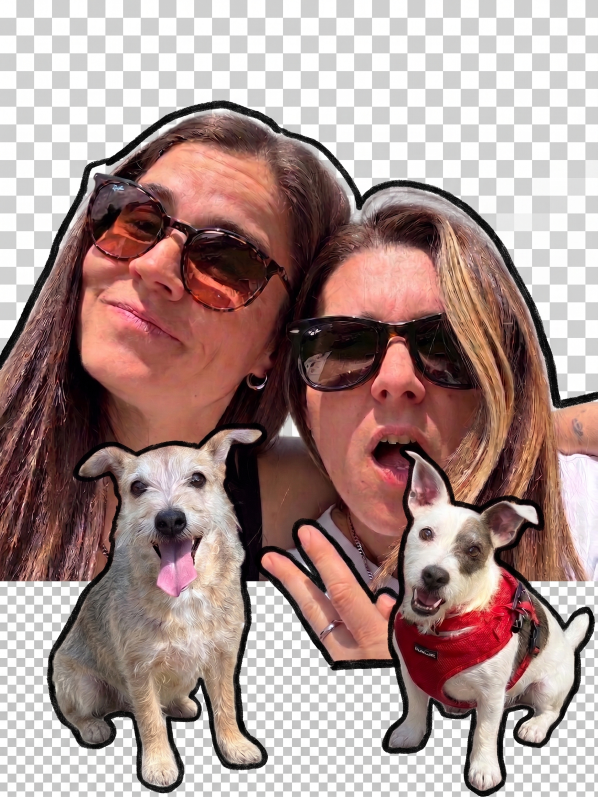
#> input picture noi sticker.jpg, 1792 x 2390 px, given in place of noi sticker.png, which was not available (shown at 1/3 size)
$ python generate.py
#> lines starting #> are read from the running program, lines starting #| are printed output that depends on the picture; after the words box and inside, x2 and y2 are one past the last pixel; in counts of white or black regions, pixels touching at a corner belong together; pictures that were not available may be replaced by others from this repository, and a replacement may not be noted
import os
import datetime
import json
import math
from PIL import Image, ImageDraw, ImageFont, ImageOps
import requests
import pytz
from google.oauth2.service_account import Credentials
from googleapiclient.discovery import build

print("DEBUG: Script avviato")

# Configuration profiles
PROFILES = {
    "KINDLE_BASIC": {
        "width": 800,
        "height": 600,
        "font_header_size": 32,
        "font_medium_size": 22,
        "font_regular_size": 16,
        "font_small_size": 12,
        "margin_x": 40,
        "header_y": 20,
        "date_y": 65,
        "line1_y": 95,
        "curr_weather_y": 105,
        "curr_weather_icon_size": 60,
        "forecast_y": 190,
        "forecast_icon_size": 40,
        "line2_y": 310,
        "cal_title_y": 325,
        "events_start_y": 365,
        "event_step": 32,
        "quote_box_y1": 460,
        "quote_box_height": 90,
        "font_quote_size": 13,
        "font_quote_song_size": 10,
        "last_update_y": 570,
        "max_event_len": 45,
        "avatar_size": 80,
        "avatar_y": 20,
        "battery_y": 25,
        "battery_width": 35,
        "battery_height": 18
    },
    "KINDLE_PW4_PORTRAIT": {
        "width": 1072,
        "height": 1448,
        "font_header_size": 48,
        "font_medium_size": 35,
        "font_regular_size": 26,
        "font_small_size": 20,
        "margin_x": 80,
        "header_y": 65,
        "date_y": 135,
        "line1_y": 210,
        "curr_weather_y": 230,
        "curr_weather_icon_size": 150,
        "forecast_y": 400,
        "forecast_icon_size": 100,
        "line2_y": 620,
        "cal_title_y": 650,
        "events_start_y": 720,
        "event_step": 85,
        "quote_box_y1": 1090,
        "quote_box_height": 210,
        "font_quote_size": 24,
        "font_quote_song_size": 18,
        "quote_line_step": 40,
        "last_update_y": 1360,
        "max_event_len": 50,
        "avatar_size": 150,
        "avatar_y": 55,
        "battery_y": 75,
        "battery_width": 60,
        "battery_height": 30
    }
}

# Select profile
PROFILE_NAME = os.environ.get("KINDLE_PROFILE", "KINDLE_PW4_PORTRAIT")
cfg_base = PROFILES.get(PROFILE_NAME, PROFILES["KINDLE_PW4_PORTRAIT"])

SCALE = 2

cfg = {}
for k, v in cfg_base.items():
    if k in ["width", "height", "max_event_len"]:
        cfg[k] = v
    elif isinstance(v, int):
        cfg[k] = v * SCALE
    else:
        cfg[k] = v
cfg["curr_weather_icon_size"] = cfg_base["curr_weather_icon_size"] * SCALE
cfg["forecast_icon_size"] = cfg_base["forecast_icon_size"] * SCALE

TARGET_WIDTH, TARGET_HEIGHT = cfg_base["width"], cfg_base["height"]
WIDTH, HEIGHT = TARGET_WIDTH * SCALE, TARGET_HEIGHT * SCALE

OUTPUT_DIR = "output"
BG_COLOR = 255
FG_COLOR = 0
BOX_BG_COLOR = 242

# Assicuriamoci che la cartella output esista SUBITO all'avvio
if not os.path.exists(OUTPUT_DIR):
    os.makedirs(OUTPUT_DIR)
    print("DEBUG: Creata cartella output")

# Helper to draw weather icons
# [19 lines left out: functions draw_sun, draw_cloud, not called in this run]

def draw_sun_behind_cloud(draw, cx, cy, r):
    draw_sun(draw, cx + r*0.4, cy - r*0.3, r*0.6)
    draw_cloud(draw, cx - r*0.2, cy + r*0.2, r*0.9)

def draw_two_clouds(draw, cx, cy, r):
    draw_cloud(draw, cx + r*0.3, cy - r*0.2, r*0.75)
    draw_cloud(draw, cx - r*0.2, cy + r*0.2, r*0.9)

# [62 lines left out: functions draw_rain, draw_thunder, draw_snow, draw_fog, draw_music_note, draw_weather_icon, not called in this run]

def draw_battery(draw, x, y, width, height, percentage):
    draw.rounded_rectangle([x, y, x + width, y + height], radius=3*SCALE, outline=FG_COLOR, width=2*SCALE)
    tip_w = 4 * SCALE
    tip_h = height // 3
    tip_x = x + width
    tip_y = y + (height - tip_h) // 2
    draw.rectangle([tip_x, tip_y, tip_x + tip_w, tip_y + tip_h], fill=FG_COLOR)
    inner_padding = 3 * SCALE
    max_charge_w = width - 2 * inner_padding
    charge_w = int(max_charge_w * (percentage / 100.0))
    if charge_w > 0:
        draw.rectangle([x + inner_padding, y + inner_padding, x + inner_padding + charge_w, y + height - inner_padding], fill=FG_COLOR)

def process_avatar(avatar_path, size):
#> called with avatar_path = 'noi sticker.png', size = 300
    print(f"DEBUG: Avvio process_avatar per {avatar_path}")
    try:
        img = Image.open(avatar_path)
#> img is the input picture: PIL image 1792x2390 RGB; mean R, G, B 169, 144.1, 140.2
        print(f"DEBUG: Immagine aperta. Dimensioni: {img.size}, Mode: {img.mode}")
#| DEBUG: Immagine aperta. Dimensioni: (1792, 2390), Mode: RGB
        w, h = img.size
        if w > h:
            new_w = size
            new_h = int(h * (size / w))
        else:
            new_h = size
            new_w = int(w * (size / h))
        img_resized = img.resize((new_w, new_h), Image.Resampling.LANCZOS)
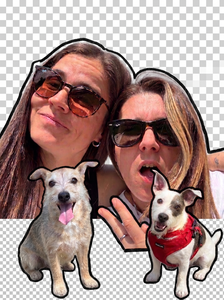
#> img_resized: PIL image 224x300 RGB; mean R, G, B 168.8, 143.9, 140
        print("DEBUG: Immagine ridimensionata")
        bg = Image.new("L", (size, size), 255)
#> bg: PIL image 300x300 L; every value is 255
        if img.mode == "RGBA":
            print("DEBUG: Rilevato canale Alpha")
            alpha = img.split()[3].resize((new_w, new_h), Image.Resampling.LANCZOS)
            bg.paste(img_resized.convert("L"), ((size - new_w) // 2, (size - new_h) // 2), mask=alpha)
        else:
            bg.paste(img_resized.convert("L"), ((size - new_w) // 2, (size - new_h) // 2))
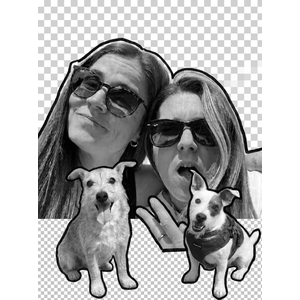
#> bg: PIL image 300x300 L; min 0, max 255, mean 177.3
        print("DEBUG: Conversione in dithering 1-bit...")
        dithered = bg.convert("1")
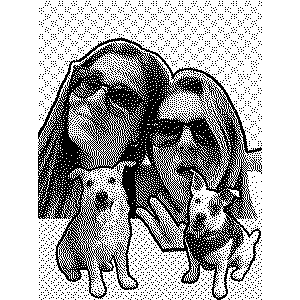
#> dithered: PIL image 300x300 1; 69.6% white; black in thin lines or dots, all inside (x1, y1, x2, y2) = (38, 1, 262, 300)
        print("DEBUG: Dithering completato")
        return dithered.convert("L")
    except Exception as e:
        print(f"DEBUG ERRORE process_avatar: {e}")
        return None

def get_italian_day_name(dt):
    days = ["Lun", "Mar", "Mer", "Gio", "Ven", "Sab", "Dom"]
    return days[dt.weekday()]

def get_real_weather():
    print("DEBUG: Recupero dati meteo...")
    if os.environ.get("MOCK_MODE") == "1":
        return {
            "current_temp": 34, "current_humidity": 35, "current_wind": 12, "current_code": 1, "current_condition": "Parz. Nuvoloso",
            "forecast": [
                {"day": "Oggi", "temp_max": 34, "temp_min": 23, "code": 1},
                {"day": "Domani", "temp_max": 37, "temp_min": 27, "code": 80},
                {"day": "Dom", "temp_max": 35, "temp_min": 26, "code": 3},
                {"day": "Lun", "temp_max": 32, "temp_min": 22, "code": 0},
                {"day": "Mar", "temp_max": 30, "temp_min": 20, "code": 2}
            ]
        }

    LAT, LON = 45.6485, 9.2044
    url = f"https://api.open-meteo.com/v1/forecast?latitude={LAT}&longitude={LON}&current=temperature_2m,relative_humidity_2m,weather_code,wind_speed_10m&daily=weather_code,temperature_2m_max,temperature_2m_min&timezone=Europe%2FRome&forecast_days=5"

    weather_codes = {
        0: "Sereno", 1: "Quasi Sereno", 2: "Parz. Nuvoloso", 3: "Nuvoloso",
        45: "Nebbia", 48: "Nebbia", 51: "Pioggerella", 53: "Pioggerella", 55: "Pioggerella",
        61: "Pioggia Leggera", 63: "Pioggia", 65: "Pioggia Forte",
        71: "Neve Leggera", 73: "Neve", 75: "Neve Forte",
        77: "Nevischio",
        80: "Rovesci Pioggia", 81: "Rovesci Pioggia", 82: "Rovesci Pioggia",
        85: "Rovesci Neve", 86: "Rovesci Neve",
        95: "Temporale", 96: "Temporale", 99: "Temporale"
    }

    try:
        response = requests.get(url, timeout=10)
        data = response.json()
        current = data["current"]
        daily = data["daily"]

        current_code = current.get("weather_code", 0)
        print(f"DEBUG METEO: Corrente = {current_code} ({weather_codes.get(current_code, 'N/A')})")
        print(f"DEBUG METEO: Dati Daily grezzi = {daily['weather_code']}")

        forecast_data = []
        for i in range(5):
            date_str = daily["time"][i]
            dt = datetime.datetime.strptime(date_str, "%Y-%m-%d")
            day_name = "Oggi" if i == 0 else ("Domani" if i == 1 else get_italian_day_name(dt))

            if i == 0:
                code = current_code
            else:
                raw_code = daily["weather_code"][i]
                if raw_code is None or raw_code == "":
                    code = 3
                else:
                    code = int(raw_code)

            print(f"DEBUG METEO: Giorno {i} ({day_name}) -> raw={raw_code if i > 0 else 'N/A (Forzato corrente)'} -> interpretato={code} ({weather_codes.get(code, 'N/A')})")

            forecast_data.append({
                "day": day_name,
                "temp_max": round(daily["temperature_2m_max"][i]),
                "temp_min": round(daily["temperature_2m_min"][i]),
                "code": code
            })

        print("DEBUG: Meteo recuperato con successo")
        return {
            "current_temp": round(current["temperature_2m"]),
            "current_humidity": round(current["relative_humidity_2m"]),
            "current_wind": round(current["wind_speed_10m"]),
            "current_code": current_code,
            "current_condition": weather_codes.get(current_code, "Variabile"),
            "forecast": forecast_data
        }
    except Exception as e:
        print(f"DEBUG ERRORE meteo: {e}")
        return None

# [73 lines left out: functions get_google_calendar_events, get_lyrics, wrap_text, not called in this run]

def create_dashboard():
    print("DEBUG: Creazione canvas immagine...")
    img = Image.new('L', (WIDTH, HEIGHT), color=BG_COLOR)
    draw = ImageDraw.Draw(img)

    font_path = "/usr/share/fonts/truetype/dejavu/DejaVuSans.ttf"
    font_bold_path = "/usr/share/fonts/truetype/dejavu/DejaVuSans-Bold.ttf"
    if not os.path.exists(font_path):
        font_path = "DejaVuSans.ttf"
        font_bold_path = "DejaVuSans-Bold.ttf"

    try:
        font_header = ImageFont.truetype(font_bold_path, cfg["font_header_size"])
        font_medium = ImageFont.truetype(font_bold_path, cfg["font_medium_size"])
        font_regular = ImageFont.truetype(font_path, cfg["font_regular_size"])
        font_small = ImageFont.truetype(font_path, cfg["font_small_size"])
        font_bold_small = ImageFont.truetype(font_bold_path, cfg["font_small_size"])
        font_temp_large = ImageFont.truetype(font_bold_path, cfg["font_header_size"] + 30*SCALE)
        font_quote = ImageFont.truetype(font_path, cfg["font_quote_size"])
        font_quote_song = ImageFont.truetype(font_path, cfg["font_quote_song_size"])
    except IOError:
        print("DEBUG WARNING: Font non trovati, uso default")
        font_header = font_medium = font_regular = font_small = font_bold_small = font_temp_large = font_quote = font_quote_song = ImageFont.load_default()

    fuso_orario = pytz.timezone('Europe/Rome')
    now = datetime.datetime.now(fuso_orario)

    # --- 1. Header ---
    avatar_path = "noi sticker.png"
    if not os.path.exists(avatar_path):
        avatar_path = "noi sticker.jpg"
    if not os.path.exists(avatar_path):
        script_dir = os.path.dirname(os.path.realpath(__file__))
        avatar_path = os.path.join(script_dir, "noi sticker.png")
        if not os.path.exists(avatar_path):
            avatar_path = os.path.join(script_dir, "noi sticker.jpg")

    avatar_drawn = False
    print(f"DEBUG: Controllo presenza avatar al percorso: {avatar_path}")
    if os.path.exists(avatar_path):
        avatar_img = process_avatar(avatar_path, cfg["avatar_size"])
        if avatar_img:
            img.paste(avatar_img, (cfg["margin_x"], cfg["avatar_y"]))
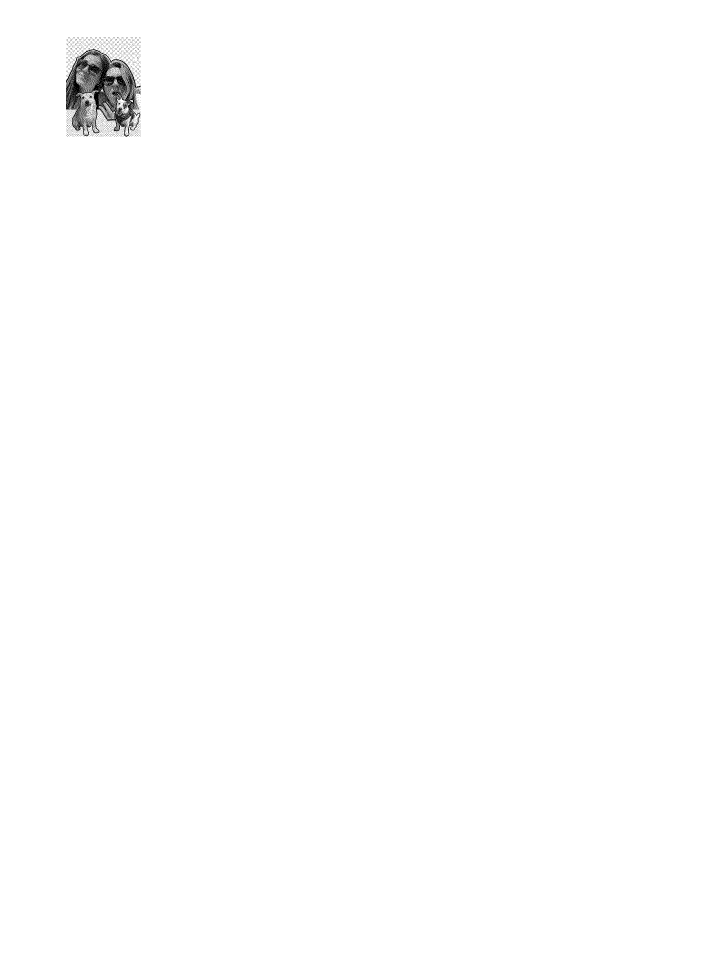
#> img: PIL image 2144x2896 L (shown at 1/3 size); 99.6% white; black in thin lines or dots, all inside (x1, y1, x2, y2) = (198, 111, 422, 410)
            avatar_drawn = True
            print("DEBUG: Avatar incollato sul canvas")

    header_str = "Silvia & Niki's Home"
    days = ["Lunedì", "Martedì", "Mercoledì", "Giovedì", "Venerdì", "Sabato", "Domenica"]
    months = ["Gennaio", "Febbraio", "Marzo", "Aprile", "Maggio", "Giugno", "Luglio", "Agosto", "Settembre", "Ottobre", "Novembre", "Dicembre"]
    date_str = f"{days[now.weekday()]} {now.day} {months[now.month-1]} {now.year}"

    if avatar_drawn:
        text_start_x = cfg["margin_x"] + cfg["avatar_size"] + 30 * SCALE
        draw.text((text_start_x, cfg["header_y"] + 10 * SCALE), header_str, font=font_header, fill=FG_COLOR)
        draw.text((text_start_x, cfg["date_y"] + 10 * SCALE), date_str, font=font_regular, fill=FG_COLOR)
    else:
        w_header = draw.textlength(header_str, font=font_header)
        draw.text(((WIDTH - w_header) / 2, cfg["header_y"]), header_str, font=font_header, fill=FG_COLOR)
        w_date = draw.textlength(date_str, font=font_regular)
        draw.text(((WIDTH - w_date) / 2, cfg["date_y"]), date_str, font=font_regular, fill=FG_COLOR)

    # Batteria
    raw_batt = os.environ.get("KINDLE_BATTERY", "")
    print(f"DEBUG BATTERIA: Valore ricevuto env KINDLE_BATTERY = '{raw_batt}'")
    try:
        if raw_batt and str(raw_batt).strip():
            clean_batt = ''.join(c for c in str(raw_batt) if c.isdigit())
            battery_pct = int(clean_batt) if clean_batt else 80
        else:
            battery_pct = 80
    except Exception as e:
        print(f"DEBUG BATTERIA Errore parsing: {e}")
        battery_pct = 80
    print(f"DEBUG BATTERIA: Batteria finale applicata = {battery_pct}%")

    battery_x = WIDTH - cfg["margin_x"] - cfg["battery_width"]
    draw_battery(draw, battery_x, cfg["battery_y"], cfg["battery_width"], cfg["battery_height"], battery_pct)
    batt_text = f"{battery_pct}%"
    w_batt_text = draw.textlength(batt_text, font=font_small)
#> w_batt_text = 88.92
    draw.text((battery_x - w_batt_text - 10 * SCALE, cfg["battery_y"] + (cfg["battery_height"] - cfg["font_small_size"]) // 2), batt_text, font=font_small, fill=FG_COLOR)

    # Linea 1
    draw.line([(cfg["margin_x"], cfg["line1_y"]), (WIDTH - cfg["margin_x"], cfg["line1_y"])], fill=FG_COLOR, width=2*SCALE)

    # Meteo
    weather = get_real_weather()
    if weather:
        curr_y = cfg["curr_weather_y"]
        icon_size_large = cfg["curr_weather_icon_size"]
        icon_x = cfg["margin_x"]
        draw_weather_icon(draw, weather["current_code"], icon_x, curr_y, icon_size_large)
        text_x = icon_x + icon_size_large + 30 * SCALE
        draw.text((text_x, curr_y + 5 * SCALE), "Seregno", font=font_medium, fill=FG_COLOR)
        draw.text((text_x, curr_y + 45 * SCALE), weather["current_condition"], font=font_regular, fill=FG_COLOR)
        details_str = f"Umidità: {weather['current_humidity']}%  |  Vento: {weather['current_wind']} km/h"
        draw.text((text_x, curr_y + 80 * SCALE), details_str, font=font_small, fill=FG_COLOR)
        temp_str = f"{weather['current_temp']}°"
        w_temp = draw.textlength(temp_str, font=font_temp_large)
        temp_x = WIDTH - cfg["margin_x"] - w_temp
        draw.text((temp_x, curr_y + 10 * SCALE), temp_str, font=font_temp_large, fill=FG_COLOR)

    # Previsioni Settimanali
    if weather:
        y_forecast = cfg["forecast_y"]
        col_width = (WIDTH - 2 * cfg["margin_x"]) / 5
        icon_size = cfg["forecast_icon_size"]
        for i, fc in enumerate(weather["forecast"]):
            col_x = cfg["margin_x"] + i * col_width
            cx = col_x + col_width // 2
            w_day = draw.textlength(fc["day"], font=font_regular)
            draw.text((cx - w_day / 2, y_forecast), fc["day"], font=font_regular, fill=FG_COLOR)
            icon_x = cx - icon_size // 2
            icon_y = y_forecast + 40 * SCALE
            draw_weather_icon(draw, fc["code"], icon_x, icon_y, icon_size)
            temp_str = f"{fc['temp_max']}° / {fc['temp_min']}°"
            w_temp = draw.textlength(temp_str, font=font_small)
            draw.text((cx - w_temp / 2, icon_y + icon_size + 15 * SCALE), temp_str, font=font_bold_small, fill=FG_COLOR)
            if i > 0:
                draw.line([(col_x, y_forecast), (col_x, y_forecast + icon_size + 70 * SCALE)], fill=FG_COLOR, width=1*SCALE)

    # Linea 2
    draw.line([(cfg["margin_x"], cfg["line2_y"]), (WIDTH - cfg["margin_x"], cfg["line2_y"])], fill=FG_COLOR, width=2*SCALE)

    # Calendario
    draw.text((cfg["margin_x"], cfg["cal_title_y"]), "I PROSSIMI IMPEGNI", font=font_medium, fill=FG_COLOR)
    try:
        eventi = get_google_calendar_events()
    except Exception as e:
        eventi = [f"- Errore Calendario: {str(e)[:45]}..."]
    y_offset = cfg["events_start_y"]
    for evento in eventi:
        if len(evento) > cfg["max_event_len"]:
            evento = evento[:cfg["max_event_len"]-3] + "..."
        draw.text((cfg["margin_x"], y_offset), evento, font=font_regular, fill=FG_COLOR)
        y_offset += cfg["event_step"]

    # Frase del giorno
    quote_data = get_lyrics()
    if quote_data:
        box_y1 = cfg["quote_box_y1"]
        box_y2 = box_y1 + cfg["quote_box_height"]
        box_x1 = cfg["margin_x"]
        box_x2 = WIDTH - cfg["margin_x"]
        draw.rounded_rectangle([box_x1, box_y1, box_x2, box_y2], radius=15*SCALE, fill=BOX_BG_COLOR, outline=FG_COLOR, width=2*SCALE)
        music_icon_size = 25 * SCALE
        draw_music_note(draw, WIDTH // 2, box_y1 + 35 * SCALE, music_icon_size)
        quote_text_formatted = f'"{quote_data["text"]}"'
        max_text_width = (box_x2 - box_x1) - 60 * SCALE
        quote_lines = wrap_text(quote_text_formatted, font_quote, max_text_width, draw)
        y_curr = box_y1 + 75 * SCALE
        for line in quote_lines:
            w_line = draw.textlength(line, font=font_quote)
            draw.text(((WIDTH - w_line) / 2, y_curr), line, font=font_quote, fill=FG_COLOR)
            y_curr += cfg["quote_line_step"]
        song_str = f"— {quote_data['song']}"
        w_song = draw.textlength(song_str, font=font_quote_song)
        draw.text(((WIDTH - w_song) / 2, y_curr + 10 * SCALE), song_str, font=font_quote_song, fill=FG_COLOR)

    # Footer
    time_str = now.strftime("%H:%M")
    date_update_str = now.strftime("%d/%m")
    footer_str = f"Ultimo aggiornamento: {date_update_str} alle {time_str}"
    w_footer = draw.textlength(footer_str, font=font_small)
    draw.text(((WIDTH - w_footer) / 2, cfg["last_update_y"]), footer_str, font=font_small, fill=FG_COLOR)

    # Salvataggio
    print("DEBUG: Salvataggio immagine finale...")
    img_grayscale = img.convert('L')
    img_grayscale.putpixel((0, 0), 250)
    img_resized = img_grayscale.resize((TARGET_WIDTH, TARGET_HEIGHT), Image.Resampling.LANCZOS)
    img_resized.save(os.path.join(OUTPUT_DIR, "dashboard.png"), "PNG")
    print(f"DEBUG: Dashboard salvata con successo. Fine script.")

if __name__ == "__main__":
    create_dashboard()
#> (the call stopped at in get_real_weather, `response = requests.get(url, timeout=10)`: the network is not available in this run)

$ run again, with zoe.jpg copied over noi sticker.jpg
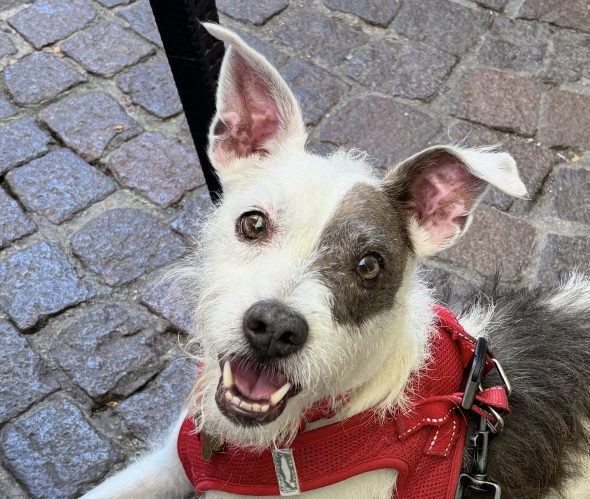
#> input picture zoe.jpg, 1179 x 997 px, given in place of noi sticker.png, which was not available (shown at 1/2 size)
#> in process_avatar, img is the input picture: PIL image 1179x997 RGB; mean R, G, B 138.1, 127.4, 128.6
#| DEBUG: Immagine aperta. Dimensioni: (1179, 997), Mode: RGB
#> in process_avatar, `dithered = bg.convert("1")`:
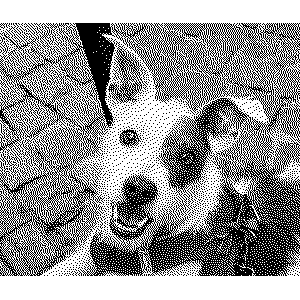
#> dithered: PIL image 300x300 1; 58.9% white; black in thin lines or dots, all inside (x1, y1, x2, y2) = (0, 23, 300, 276)
#> in create_dashboard, `img.paste(avatar_img, (cfg["margin_x"], cfg["avatar_y"]))`:
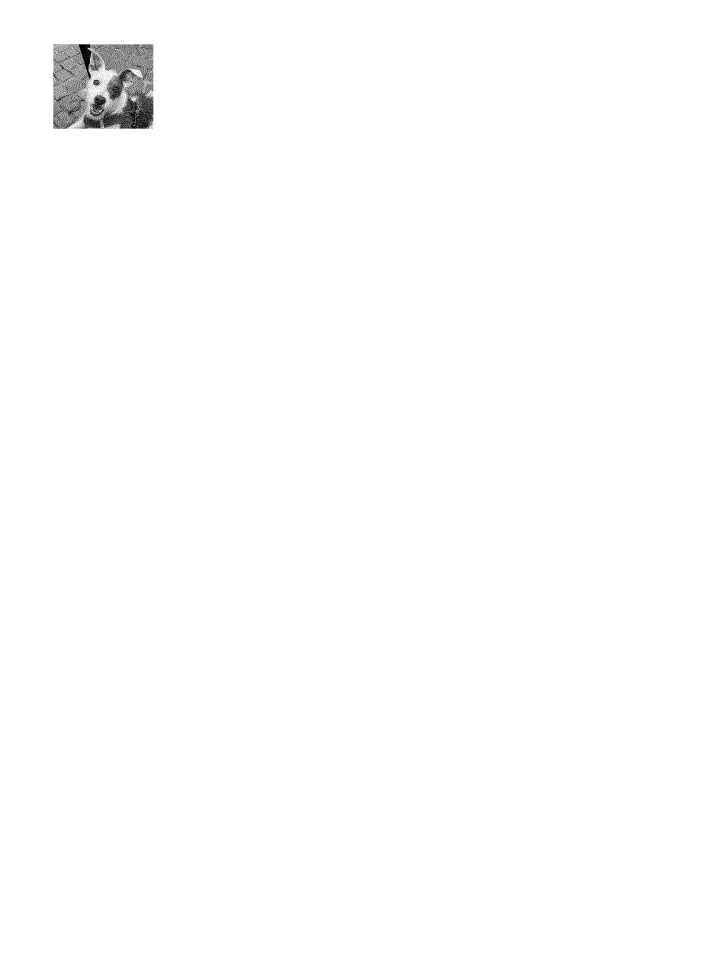
#> img: PIL image 2144x2896 L (shown at 1/3 size); 99.4% white; black in thin lines or dots, all inside (x1, y1, x2, y2) = (160, 133, 460, 386)
#> w_batt_text = 88.92
